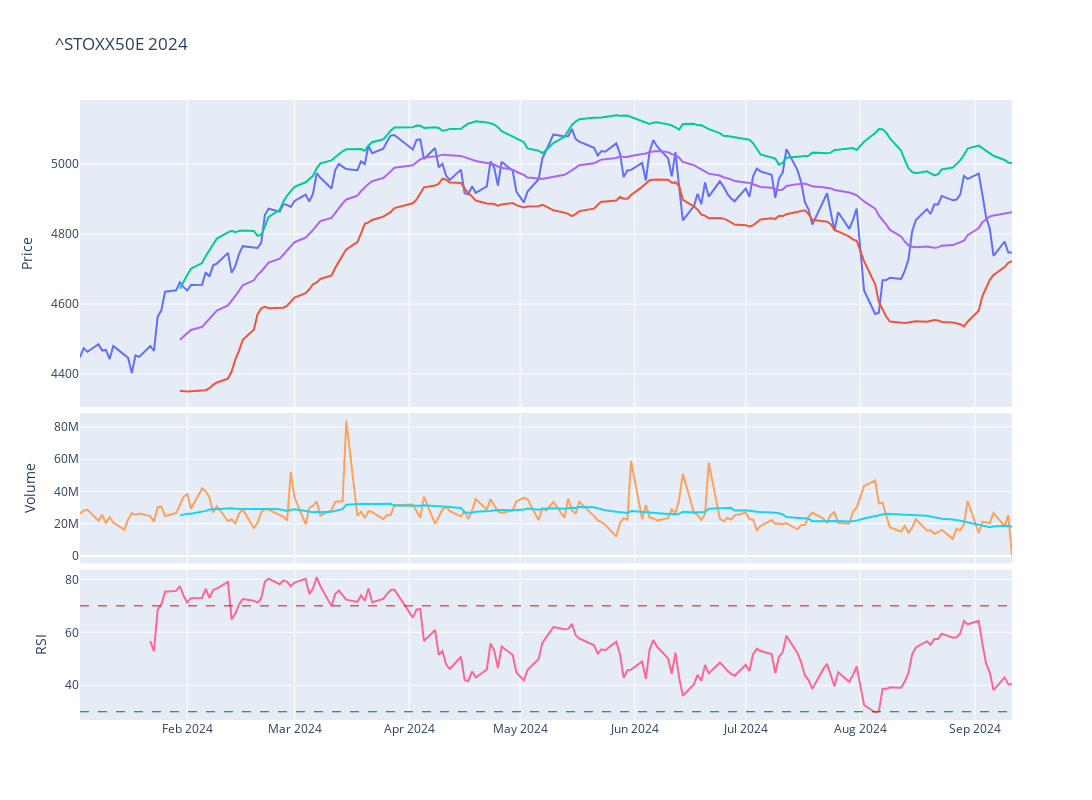

Notebook code cell kept with this figure:
### Code cell
# Plot the adjusted close price
fig = make_subplots(rows=4, cols=1,shared_xaxes=True,vertical_spacing=0.01,specs=[[{'rowspan':2,'colspan':1}],[None],[{'rowspan':1,'colspan':1}],[{'rowspan':1,'colspan':1}]])

# Graph (1,1)
fig.add_trace(go.Scatter(x=stock_ticker['Adj Close'].loc[year].index,y=stock_ticker['Adj Close'].loc[year],mode="lines",name=f'{ticker}'),row=1,col=1)
fig.add_trace(go.Scatter(x=stock_ticker['BB_Lower'].loc[year].index,y=stock_ticker['BB_Lower'].loc[year],mode="lines",name='BB_Lower'),row=1,col=1)
fig.add_trace(go.Scatter(x=stock_ticker['BB_Upper'].loc[year].index,y=stock_ticker['BB_Upper'].loc[year],mode="lines",name='BB_Upper'),row=1,col=1)
fig.add_trace(go.Scatter(x=stock_ticker['MMA20'].loc[year].index,y=stock_ticker['MMA20'].loc[year],mode="lines",name='MMA20'),row=1,col=1)
# Update xaxis properties
fig.update_yaxes(title_text="Price", row=1, col=1)

# Graph (3,1)
fig.add_trace(go.Scatter(x=stock_ticker['Volume'].loc[year].index,y=stock_ticker['Volume'].loc[year],mode="lines",name='Volume'),row=3, col=1)
fig.add_trace(go.Scatter(x=stock_ticker['Volume'].loc[year].index,y=stock_ticker['Volume'].loc[year].rolling(20).mean(),mode="lines",name='MMA20'),row=3,col=1)
fig.update_yaxes(title_text="Volume", row=3, col=1)

# Graph (4,1)
fig.add_trace(go.Scatter(x=stock_ticker['RSI'].loc[year].index,y=stock_ticker['RSI'].loc[year],mode="lines",name='RSI'),row=4, col=1)
fig.add_hline(y=30, line_width=1, line_dash="dash", line_color="green",row=4,col=1)
fig.add_hline(y=70, line_width=1, line_dash="dash", line_color="red",row=4,col=1)
fig.update_yaxes(title_text="RSI", row=4, col=1)

fig.update_layout(height=800, width=1300,showlegend=False,title=f"{ticker} {year}")

fig.show()

### Figure 1 — Plotly figure (JSON) as saved in the notebook; plotly's stock layout.template omitted (floating-point values rounded to 4 significant figures; data arrays with more than 128 entries replaced by an {"elided": "..."} marker saying what was removed)
{"data": [{"mode": "lines", "name": "^STOXX50E", "type": "scatter", "x": {"elided": "175 str values"}, "xaxis": "x", "y": {"elided": "175 float values"}, "yaxis": "y"}, {"mode": "lines", "name": "BB_Lower", "type": "scatter", "x": {"elided": "175 str values"}, "xaxis": "x", "y": {"elided": "175 float values"}, "yaxis": "y"}, {"mode": "lines", "name": "BB_Upper", "type": "scatter", "x": {"elided": "175 str values"}, "xaxis": "x", "y": {"elided": "175 float values"}, "yaxis": "y"}, {"mode": "lines", "name": "MMA20", "type": "scatter", "x": {"elided": "175 str values"}, "xaxis": "x", "y": {"elided": "175 float values"}, "yaxis": "y"}, {"mode": "lines", "name": "Volume", "type": "scatter", "x": {"elided": "175 str values"}, "xaxis": "x2", "y": {"elided": "175 int values"}, "yaxis": "y2"}, {"mode": "lines", "name": "MMA20", "type": "scatter", "x": {"elided": "175 str values"}, "xaxis": "x2", "y": {"elided": "175 int values"}, "yaxis": "y2"}, {"mode": "lines", "name": "RSI", "type": "scatter", "x": {"elided": "175 str values"}, "xaxis": "x3", "y": {"elided": "175 float values"}, "yaxis": "y3"}], "layout": {"height": 800, "shapes": [{"line": {"color": "green", "dash": "dash", "width": 1}, "type": "line", "x0": 0, "x1": 1, "xref": "x3 domain", "y0": 30, "y1": 30, "yref": "y3"}, {"line": {"color": "red", "dash": "dash", "width": 1}, "type": "line", "x0": 0, "x1": 1, "xref": "x3 domain", "y0": 70, "y1": 70, "yref": "y3"}], "showlegend": false, "title": {"text": "^STOXX50E 2024"}, "width": 1300, "xaxis": {"anchor": "y", "domain": [0, 1], "matches": "x3", "showticklabels": false}, "xaxis2": {"anchor": "y2", "domain": [0, 1], "matches": "x3", "showticklabels": false}, "xaxis3": {"anchor": "y3", "domain": [0, 1]}, "yaxis": {"anchor": "x", "domain": [0.505, 1], "title": {"text": "Price"}}, "yaxis2": {"anchor": "x2", "domain": [0.2525, 0.495], "title": {"text": "Volume"}}, "yaxis3": {"anchor": "x3", "domain": [0, 0.2425], "title": {"text": "RSI"}}}}
